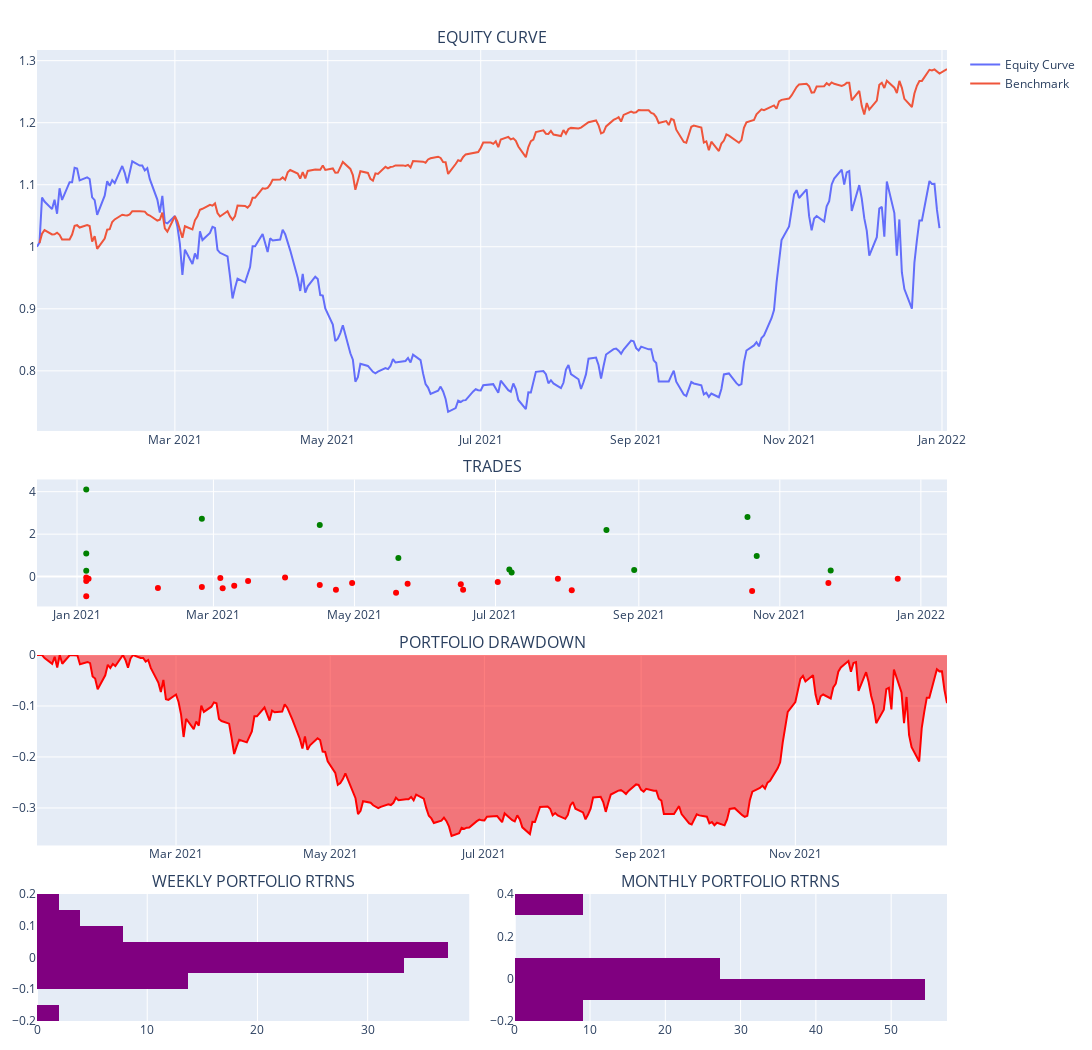

The notebook cell saved with this chart:
### Code cell
evb_backtest.portfolio.plot_portfolio()

### Figure 1 — Plotly figure (JSON) as saved in the notebook; plotly's stock layout.template omitted (floating-point values rounded to 4 significant figures; data arrays with more than 128 entries replaced by an {"elided": "..."} marker saying what was removed)
{"data": [{"name": "Equity Curve", "showlegend": true, "type": "scatter", "x": {"elided": "259 str values"}, "xaxis": "x", "y": {"elided": "259 float values"}, "yaxis": "y"}, {"name": "Benchmark", "showlegend": true, "type": "scatter", "x": {"elided": "260 str values"}, "xaxis": "x", "y": {"elided": "260 float values"}, "yaxis": "y"}, {"customdata": [2, 8, 2, 4, 4, 1, 1, 5, 6, 2, 4, 3, 4, 4, 2, 13, 2, 7, 1, 3, 4, 1, 5, 1, 10, 2, 1, 2, 8, 7, 1, 3, 8, 3, 1, 4, 3], "hovertemplate": "<b>%{text}</b><br><br>Date: %{x}<br>Size: %{customdata}<br>PnL: %{y}<br>", "marker": {"color": ["red", "red", "green", "green", "red", "green", "red", "red", "red", "green", "red", "red", "red", "red", "red", "red", "green", "red", "red", "red", "green", "red", "red", "red", "red", "green", "green", "red", "red", "green", "green", "green", "red", "green", "red", "green", "red"]}, "mode": "markers", "name": "Ticker", "showlegend": false, "text": ["SBUX", "TSLA", "CAT", "MU", "TSM", "BAC", "NFLX", "MSFT", "TSLA", "MSFT", "AAPL", "TSLA", "AAPL", "BA", "AAPL", "NVDA", "COST", "NVDA", "AMZN", "CAT", "BAC", "GLD", "MU", "TSM", "AMD", "AAPL", "NFLX", "SBUX", "AMD", "MSFT", "NFLX", "TSLA", "BAC", "AMD", "TSM", "MU", "AAPL"], "type": "scatter", "x": ["2021-01-05T00:00:00", "2021-01-05T00:00:00", "2021-01-05T00:00:00", "2021-01-05T00:00:00", "2021-01-05T00:00:00", "2021-01-05T00:00:00", "2021-01-06T00:00:00", "2021-02-05T00:00:00", "2021-02-24T00:00:00", "2021-02-24T00:00:00", "2021-03-04T00:00:00", "2021-03-05T00:00:00", "2021-03-10T00:00:00", "2021-03-16T00:00:00", "2021-04-01T00:00:00", "2021-04-16T00:00:00", "2021-04-16T00:00:00", "2021-04-23T00:00:00", "2021-04-30T00:00:00", "2021-05-19T00:00:00", "2021-05-20T00:00:00", "2021-05-24T00:00:00", "2021-06-16T00:00:00", "2021-06-17T00:00:00", "2021-07-02T00:00:00", "2021-07-07T00:00:00", "2021-07-08T00:00:00", "2021-07-28T00:00:00", "2021-08-03T00:00:00", "2021-08-18T00:00:00", "2021-08-30T00:00:00", "2021-10-18T00:00:00", "2021-10-20T00:00:00", "2021-10-22T00:00:00", "2021-11-22T00:00:00", "2021-11-23T00:00:00", "2021-12-22T00:00:00"], "xaxis": "x2", "y": [-0.03818, -0.2111, 1.092, 0.2778, -0.9299, 4.099, -0.106, -0.5363, -0.4859, 2.729, -0.06973, -0.5452, -0.4341, -0.2013, -0.03993, -0.3903, 2.43, -0.6187, -0.3036, -0.7617, 0.8812, -0.335, -0.3568, -0.6244, -0.2501, 0.3409, 0.1992, -0.1043, -0.6465, 2.193, 0.315, 2.806, -0.6823, 0.9735, -0.3, 0.284, -0.102], "yaxis": "y2"}, {"fill": "tozeroy", "line": {"color": "red"}, "name": "Drawdown", "showlegend": false, "type": "scatter", "x": {"elided": "259 str values"}, "xaxis": "x3", "y": {"elided": "259 float values"}, "yaxis": "y3"}, {"histnorm": "percent", "marker": {"color": "purple"}, "showlegend": false, "type": "histogram", "xaxis": "x4", "y": [null, 0.002312, 0.02932, -0.05005, 0.04864, 0.03172, -0.02527, -0.06432, -0.0407, 0.0155, -0.02027, -0.04202, 0.05499, 0.009129, -0.01561, -0.05831, -0.0381, -0.03016, -0.07099, -0.01576, 0.0186, 0.01552, -0.07671, -0.03786, 0.0258, 0.03198, 0.009334, -0.03961, 0.06017, -0.02342, 0.01928, 0.03134, 0.008163, 0.009679, 0.005657, -0.06678, -0.0005573, -0.00363, -0.02084, 0.0424, 0.04646, 0.02915, 0.1792, 0.06719, -0.02694, 0.05751, -0.04703, -0.06815, 0.1214, -0.157, 0.1188, -0.01181], "yaxis": "y4"}, {"histnorm": "percent", "marker": {"color": "purple"}, "showlegend": false, "type": "histogram", "xaxis": "x5", "y": [null, -0.01327, -0.06783, -0.06889, -0.09405, -0.05785, 0.01429, 0.08718, -0.1059, 0.3335, 0.0661, -0.04392], "yaxis": "y5"}], "layout": {"annotations": [{"font": {"size": 16}, "showarrow": false, "text": "EQUITY CURVE", "x": 0.5, "xanchor": "center", "xref": "paper", "y": 1.0, "yanchor": "bottom", "yref": "paper"}, {"font": {"size": 16}, "showarrow": false, "text": "TRADES", "x": 0.5, "xanchor": "center", "xref": "paper", "y": 0.5577, "yanchor": "bottom", "yref": "paper"}, {"font": {"size": 16}, "showarrow": false, "text": "PORTFOLIO DRAWDOWN", "x": 0.5, "xanchor": "center", "xref": "paper", "y": 0.3769, "yanchor": "bottom", "yref": "paper"}, {"font": {"size": 16}, "showarrow": false, "text": "WEEKLY PORTFOLIO RTRNS", "x": 0.2375, "xanchor": "center", "xref": "paper", "y": 0.1308, "yanchor": "bottom", "yref": "paper"}, {"font": {"size": 16}, "showarrow": false, "text": "MONTHLY PORTFOLIO RTRNS", "x": 0.7625, "xanchor": "center", "xref": "paper", "y": 0.1308, "yanchor": "bottom", "yref": "paper"}], "height": 1050, "hovermode": "x unified", "margin": {"b": 20, "l": 15, "r": 15, "t": 50}, "paper_bgcolor": "WHITE", "width": 1200, "xaxis": {"anchor": "y", "domain": [0, 1]}, "xaxis2": {"anchor": "y2", "domain": [0, 1]}, "xaxis3": {"anchor": "y3", "domain": [0, 1]}, "xaxis4": {"anchor": "y4", "domain": [0, 0.475]}, "xaxis5": {"anchor": "y5", "domain": [0.525, 1]}, "yaxis": {"anchor": "x", "domain": [0.6077, 1.0]}, "yaxis2": {"anchor": "x2", "domain": [0.4269, 0.5577]}, "yaxis3": {"anchor": "x3", "domain": [0.1808, 0.3769]}, "yaxis4": {"anchor": "x4", "domain": [0, 0.1308]}, "yaxis5": {"anchor": "x5", "domain": [0, 0.1308]}}}
